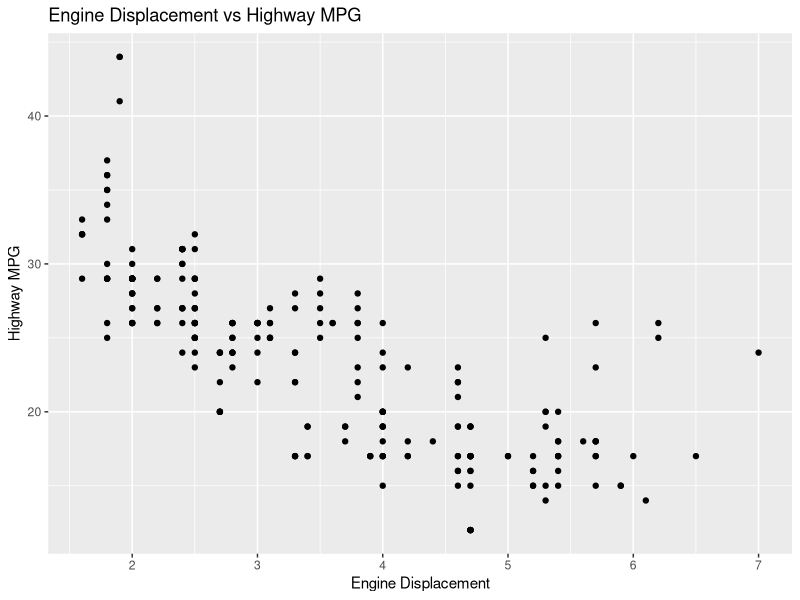

The R source for this figure:
## ---- chunk 1
# Load required library
library(tidyverse)

# Inspect dataset to ensure it's available
head(mpg)

# Scatter plot
ggplot(data = mpg) +
  geom_point(mapping = aes(x = displ, y = hwy)) +
  labs(
    title = "Engine Displacement vs Highway MPG",
    x = "Engine Displacement",
    y = "Highway MPG"
  )








#2. Creating a notebook using Jupyter 


